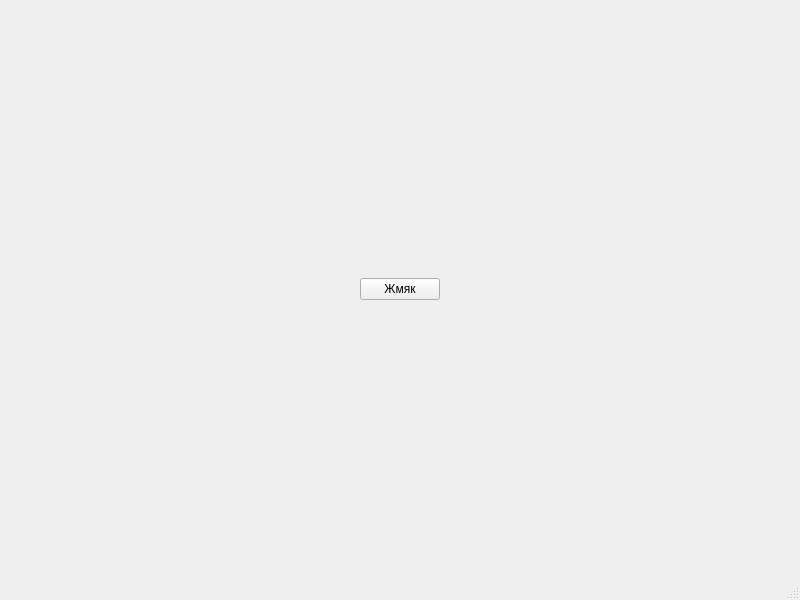
<?xml version="1.0" encoding="UTF-8"?>
<ui version="4.0">
 <class>MainWindow</class>
 <widget class="QMainWindow" name="MainWindow">
  <property name="geometry">
   <rect>
    <x>0</x>
    <y>0</y>
    <width>800</width>
    <height>600</height>
   </rect>
  </property>
  <property name="windowTitle">
   <string>Git и желтые окружности</string>
  </property>
  <widget class="QWidget" name="centralwidget">
   <layout class="QHBoxLayout" name="horizontalLayout">
    <item>
     <widget class="QPushButton" name="draw_btn">
      <property name="sizePolicy">
       <sizepolicy hsizetype="Fixed" vsizetype="Fixed">
        <horstretch>0</horstretch>
        <verstretch>0</verstretch>
       </sizepolicy>
      </property>
      <property name="text">
       <string>Жмяк</string>
      </property>
     </widget>
    </item>
   </layout>
  </widget>
  <widget class="QMenuBar" name="menubar">
   <property name="geometry">
    <rect>
     <x>0</x>
     <y>0</y>
     <width>800</width>
     <height>21</height>
    </rect>
   </property>
  </widget>
  <widget class="QStatusBar" name="statusbar"/>
 </widget>
 <resources/>
 <connections/>
</ui>
